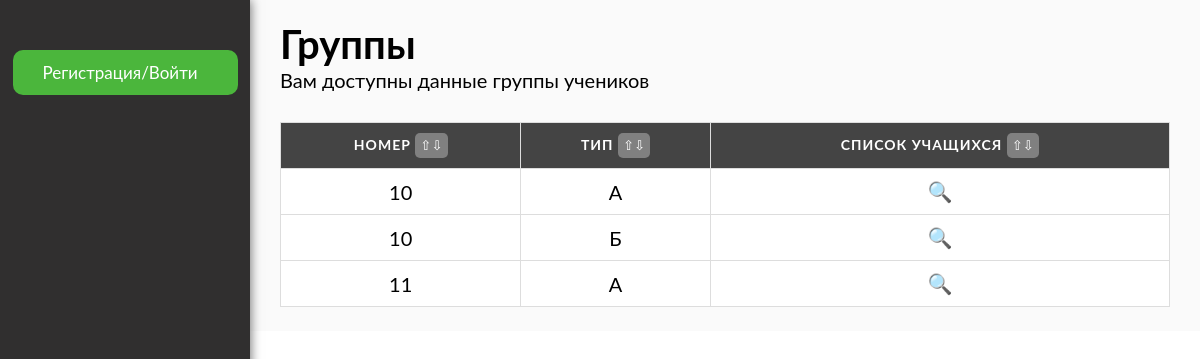
/classes/, run on the app's committed database.
### main/models.py (models this page shows, shortened)
class group (models.Model):
    group = models.CharField('Класс', max_length=250)
    group_type = models.CharField('Тип', max_length=250)
    group_number = models.IntegerField('Номер')

### main/views.py (the view)
# urls.py: path('classes/', views.classes, name='classes'),
def classes(request):
    groups = group.objects.all()
    return render(request, 'main/groups.html', {'groups': groups})

### main/templatetags/main_tags.py (called while the page is built)
@register.simple_tag
def get_menu():
    return menu

### main/templates/main/groups.html (shortened to what this page needs)
{% extends 'main/layout.html' %}
{% block content %}
<h1>Группы</h1>
<p>Вам доступны данные группы учеников</p>
<div class="table-wrap">
    <table class='table_list'>
        <thead>
            <tr>
            <th class="table_head" onclick="sortTableNum(0)">Номер <button class="sort">⇧⇩</button></th>
            <th class="table_head" onclick="sortTable(1)">Тип <button class="sort">⇧⇩</button></th>
            <th class="table_head">Список учащихся <button class="sort">⇧⇩</button></th>
            </tr>
        </thead>
        <tbody>
            {% for el in groups %}
            <tr >
                <td> {{ el.group_number }} </td>
                <td> {{ el.group_type }} </td>
                <td> <a href="/checking">🔍</a></td>
            </tr>
            {% endfor %}
        </tbody>
</table>
</div>
{% endblock %}

### main/static/main/css/style3.css (style rules this page uses)
* { margin: 0; padding: 0; box-sizing: border-box; }
body, html { font-family: 'Lato', sans-serif; font-size: 20px; height: 100%; position: relative; }
a { color: #fff; text-decoration: none; }

### main/static/main/css/style_table.css (style rules this page uses)
.table-wrap { text-align: center; display: inline-block; background-color: #fff; color: #000; margin-top: 30px; width: 100%; }
button { float: right; background: none; color: white; border: 0px; padding: 5px; }
table { border: 1px solid #ccc; width: 100%; margin:0; padding:0; border-collapse: collapse; border-spacing: 0; }
table tr { border: 1px solid #ddd; padding: 5px; }
table th, table td { padding: 10px; text-align: center; border-right: 1px solid #ddd; }
table th { color: #fff; background-color: #444; text-transform: uppercase; font-size: 14px; letter-spacing: 1px; }
button { float: none; background: grey; color: white; border: 0px; padding: 5px; border-radius: 5px; }

### data on the page
group: group_number "10", group_type "А"
group: group_number "10", group_type "Б"
group: group_number "11", group_type "А"
